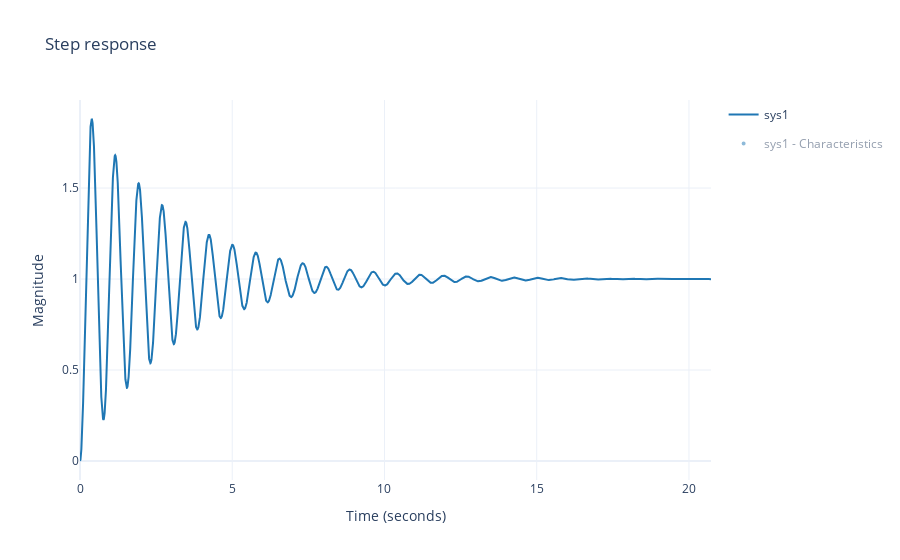

Notebook code for this chart:
### Markdown cell above
## Régulation d'un bras robotique

Afin de réguler le comportement de l'aiguille de l'"horloge" présentée lors de la séance d'introduction du cours, dont la simulation a été présentée à la fin de la précédente séance pratique (impacts de modification de paramètres du modèle sur les marges de stabilité), nous allons utiliser un correcteur de type PID. Ce correcteur est composé de trois termes : un terme proportionnel, un terme intégral et un terme dérivé que nous allons apprendre à dimensionner.

La cellule suivante crée la fonction de transfert du système à réguler et trace la réponse indicielle de ce système sans correcteur.

### Code cell
m = 0.5 # kg
l = 0.3 # m
b = 0.01 # Ns/m
g = 9.81 # m/s^2
theta_e = -math.pi/4 # rad

H_arm = ml.tf(3/(m*l**2),[1, 3*b/(m*l**2),0])
print(H_arm)
G_BO = H_arm
G_BF = ml.feedback(G_BO,1)
print(G_BF)
rlf.step(G_BF, plot_infos=True);

### Figure 1 — Plotly figure (JSON) as saved in the notebook; plotly's stock layout.template omitted (floating-point values rounded to 4 significant figures; data arrays with more than 128 entries replaced by an {"elided": "..."} marker saying what was removed)
{"data": [{"line": {"color": "#1F77B4"}, "name": "sys1", "type": "scatter", "x": {"elided": "10000 float values"}, "y": {"elided": "10000 float values"}}, {"customdata": [null], "hoverinfo": "none", "hovertemplate": "<b>DC Gain</b>: %{y:.3f}<br>", "legendgroup": "sys1 - Characteristics", "marker": {"color": "#1F77B4", "line": {"color": "#1F77B4", "width": 2}, "size": 6, "symbol": "circle"}, "mode": "markers", "name": "sys1 - DCGain", "showlegend": false, "type": "scatter", "visible": "legendonly", "x": [20.72], "y": [0.9992]}, {"legendgroup": "sys1 - Characteristics", "line": {"color": "#1F77B4", "dash": "dot", "width": 2}, "mode": "lines", "name": "sys1 - Up limit", "showlegend": false, "type": "scatter", "visible": "legendonly", "x": [0, 20.72], "y": [0.9992, 0.9992]}, {"legendgroup": "sys1 - Characteristics", "line": {"color": "#1F77B4", "dash": "dot", "width": 2}, "mode": "lines", "name": "sys1 - Up limit", "showlegend": false, "type": "scatter", "visible": "legendonly", "x": [0, 20.72], "y": [1.049, 1.049]}, {"legendgroup": "sys1 - Characteristics", "line": {"color": "#1F77B4", "dash": "dot", "width": 2}, "mode": "lines", "name": "sys1 - Low limit", "showlegend": false, "type": "scatter", "visible": "legendonly", "x": [0, 20.72], "y": [0.9492, 0.9492]}, {"customdata": [8.897], "hoverinfo": "none", "hovertemplate": "<b>SettlingTime</b>: %{x:.3f}s<br>", "legendgroup": "sys1 - Characteristics", "marker": {"color": "#1F77B4", "line": {"color": "#1F77B4", "width": 2}, "size": 6, "symbol": "circle"}, "mode": "markers", "name": "sys1 - SettlingTime", "showlegend": false, "type": "scatter", "visible": "legendonly", "x": [8.897], "y": [1.049]}, {"legendgroup": "sys1 - Characteristics", "line": {"color": "#1F77B4", "dash": "dot", "width": 2}, "mode": "lines", "name": "sys1 - SettlingTime", "showlegend": false, "type": "scatter", "visible": "legendonly", "x": [8.897, 8.897], "y": [0, 1.049]}, {"legendgroup": "sys1 - Characteristics", "line": {"color": "#1F77B4", "dash": "dot", "width": 2}, "mode": "lines", "name": "sys1 - RiseTime left limit", "showlegend": false, "type": "scatter", "visible": "legendonly", "x": [0.05596, 0.05596], "y": [0, 0.8997]}, {"legendgroup": "sys1 - Characteristics", "line": {"color": "#1F77B4", "dash": "dot", "width": 2}, "mode": "lines", "name": "sys1 - RiseTime right limit", "showlegend": false, "type": "scatter", "visible": "legendonly", "x": [0.1845, 0.1845], "y": [0, 0.8997]}, {"legendgroup": "sys1 - Characteristics", "line": {"color": "#1F77B4", "dash": "dot", "width": 2}, "mode": "lines", "name": "sys1 - RiseTime horizontal limit", "showlegend": false, "type": "scatter", "visible": "legendonly", "x": [0, 0.1845], "y": [0.8997, 0.8997]}, {"customdata": [0.1285], "hoverinfo": "none", "hovertemplate": "<b>RiseTime</b>: %{customdata:.3f}s<br>", "legendgroup": "sys1 - Characteristics", "marker": {"color": "#1F77B4", "line": {"color": "#1F77B4", "width": 2}, "size": 6, "symbol": "circle"}, "mode": "markers", "name": "sys1 - RiseTime", "showlegend": false, "type": "scatter", "visible": "legendonly", "x": [0.1845], "y": [0.8997]}, {"legendgroup": "sys1 - Characteristics", "line": {"color": "#1F77B4", "dash": "dot", "width": 2}, "mode": "lines", "name": "sys1 - Overshoot vertical line", "showlegend": false, "type": "scatter", "visible": "legendonly", "x": [0.3855, 0.3855], "y": [0, 1.88]}, {"legendgroup": "sys1 - Characteristics", "line": {"color": "#1F77B4", "dash": "dot", "width": 2}, "mode": "lines", "name": "sys1 - Overshoot horizontal line", "showlegend": false, "type": "scatter", "visible": "legendonly", "x": [0, 0.3855], "y": [1.88, 1.88]}, {"customdata": [88.11], "hoverinfo": "none", "hovertemplate": "<b>Peak</b>: %{y:.3f}<br><b>Peak time</b>: %{x:.3f}s<br><b>Overshoot</b>: %{customdata:.3f}%<br>", "legendgroup": "sys1 - Characteristics", "marker": {"color": "#1F77B4", "line": {"color": "#1F77B4", "width": 2}, "size": 6, "symbol": "circle"}, "mode": "markers", "name": "sys1 - Overshoot", "showlegend": false, "type": "scatter", "visible": "legendonly", "x": [0.3855], "y": [1.88]}, {"legendgroup": "sys1 - Characteristics", "marker": {"color": "#1F77B4", "line": {"color": "#1F77B4", "width": 2}, "size": 1, "symbol": "circle"}, "mode": "markers", "name": "sys1 - Characteristics", "type": "scatter", "visible": "legendonly", "x": [10.36], "y": [1.03]}], "layout": {"title": {"text": "Step response"}, "xaxis": {"title": {"text": "Time (seconds)"}}, "yaxis": {"title": {"text": "Magnitude"}}}}
